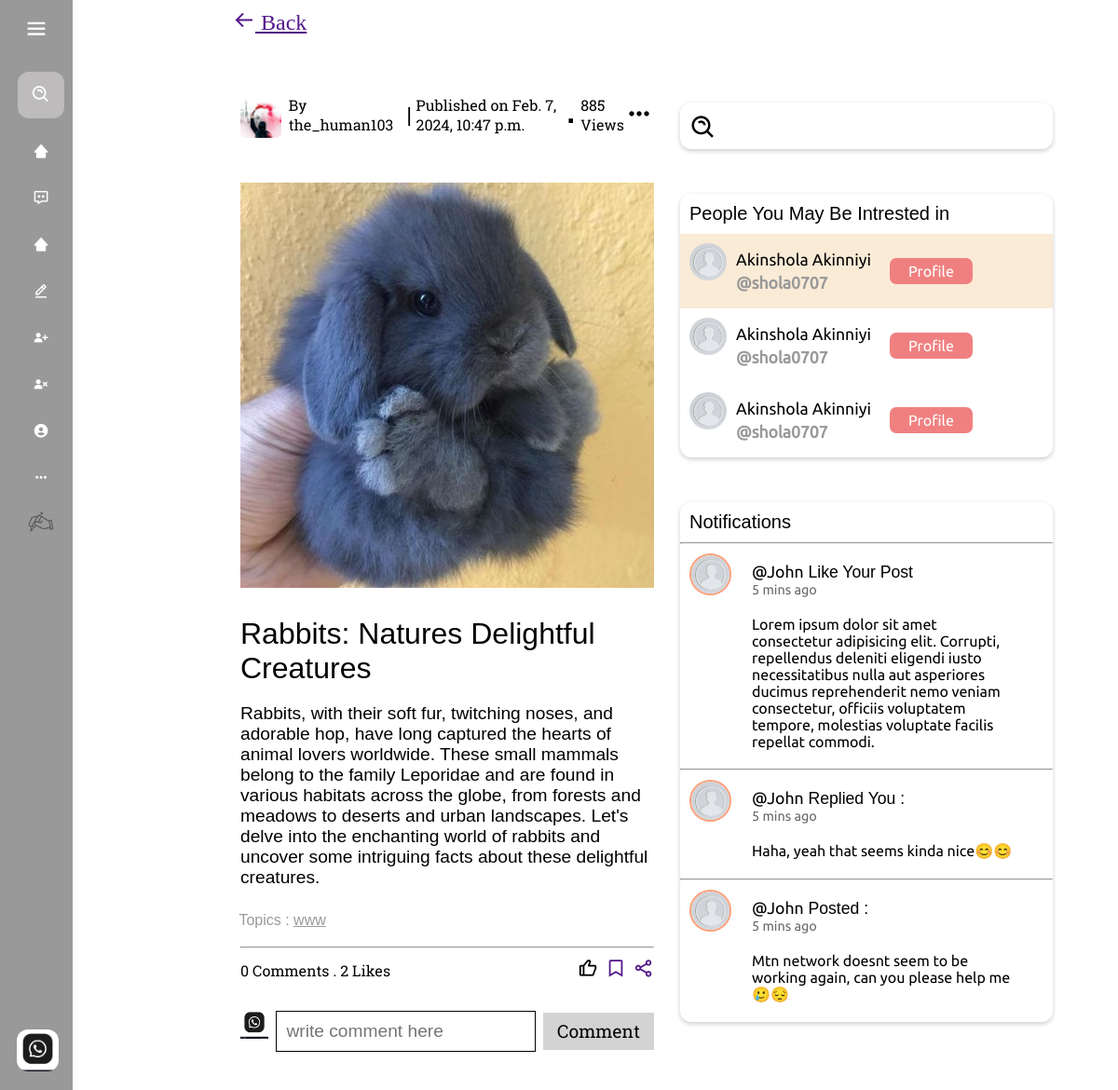
The page /post_details/02fdaa45-619b-4e4e-aeef-2af703603868 (signed in) on the database its author committed.
### blog/models.py (models this page shows, shortened)
class Profile(models.Model):
    user = models.OneToOneField(User, on_delete=models.CASCADE)
    bio = models.TextField(null=True, blank=True)
    dob = models.DateField(null=True, blank=True)
    profile_img =  models.ImageField( upload_to='profile_images', default='default.jpg')
    location = models.CharField(null=True, blank=True, max_length=100)
    website = models.CharField(null=True, blank=True,max_length=100)
    followers = models.ManyToManyField('self', symmetrical=False, related_name='following')
    def __str__(self):
        return self.user.username

class Post(models.Model):
    id = models.UUIDField(primary_key = True, default = uuid.uuid4)
    user = models.ForeignKey(Profile, on_delete= models.SET_NULL, null= True)
    image = models.ImageField(upload_to='post_images', default=None, null=True, blank=True)
    topic = models.CharField(max_length=100, null = True, blank=True)
    caption = models.TextField()
    category = models.ManyToManyField(category, related_name='cats', blank=True)
    created = models.DateTimeField(default = datetime.now)
    likes = models.ManyToManyField(Profile, related_name='likes', blank=True)

class category(models.Model):
    category = models.CharField(max_length=200)

### blog/views.py (the view)
# urls.py: path("post_details/<str:pk>", views.post_details, name="post_details"),
@login_required(login_url="signin-page")
def post_details(request, pk):
    d_user = User.objects.get(username=request.user)
    user_profile = Profile.objects.get(user=d_user)
    c_user_profile = Profile.objects.get(user=d_user)
    post = Post.objects.get(id=pk)
    post_messages = post.message_set.all()
    if request.method == "POST":
        Message.objects.create(
            muser=user_profile, mpost=post, message_body=request.POST.get("messagebody")
        ).save()
        return redirect("post_details", pk=post.id)
    context = {
        "postdet": post,
        "c_user_profile": c_user_profile,
        "post_messages": post_messages,
    }
    return render(request, "postpage.html", context)

### templates/postpage.html (shortened to what this page needs)
{% load static %}
<!DOCTYPE html>
<html lang="en">
  <head>
    <link
      href="https://unpkg.com/boxicons@2.1.4/css/boxicons.min.css"
      rel="stylesheet"
    />
  </head>
  <body>
    <div style="display: flex; width: 95%">
      <div style="z-index: 999">{% include 'navbar.html' %}</div>
      <div class="post_page_Sep">
        <a href="{{request.META.HTTP_REFERER}}" class="back">
          <i class="bx bx-arrow-back"></i>
          Back
        </a>
        <div class="postpagemain">
          <div class="about_post">
            <div class="post_inner">
              <a class="person_details" href="#">
                <div class="person_details_image">
                  <img src="{{ postdet.user.profile_img.url }}" alt="" />
                </div>
                <p class="person_details_name">By {{ postdet.user }}</p>
                <span style="font-size: 1.5rem">|</span>
              </a>
              <div class="other_about_post">
                <p>Published on {{ postdet.created }}</p>
              </div>
              <span style="font-size: 3rem; margin-top: -20px">.</span>
              <div class="views">885 Views</div>
            </div>
            <div class="otheroptions">
              <i class="bx bx-dots-horizontal-rounded"></i>
            </div>
          </div>
          <div>
            <div
              style="
                font-family: sans-serif;
                display: flex;
                flex-direction: column;
                gap: 0.7rem;
              "
            >
              {% if postdet.image %}
              <div
                style="
                  padding: 0.5rem;
                  width: 100%;
                  height: 100%;
                  overflow: hidden;
                "
              >
                <img width="100%" src="{{ postdet.image.url }}" alt="" />
              </div>
              {% endif %}
              <p
                style="
                  font-size: 2rem;
                  padding: 0.5rem;
                  padding-bottom: 0;
                  font-family: sans-serif;
                "
              >
                {{ postdet.topic }}
              </p>
              <p
                style="
                  font-family: sans-serif;
                  font-size: 1.2rem;
                  padding: 0.5rem;
                "
              >
                {{ postdet.caption }}
              </p>
              <p
                style="
                  font-family: sans-serif;
                  font-size: 1rem;
                  color: #999;
                  padding: 0.4rem;
                  padding-bottom: 0rem;
                "
              >
                Topics : {% for catsp in postdet.category.all %}
                <a style="color: #999" href="/search?q={{catsp.category}}&type=category">
                  {{catsp.category}}
                </a>
                {% if not forloop.last %} . {% endif %} {% endfor %}
              </p>
              <div style="padding: 0.5rem">
                <hr />
                <div
                  style="
                    margin-top: 10px;
                    display: flex;
                    align-items: center;
                    justify-content: space-between;
                  "
                >
                  <div style="font-family: rs">
                    {{post_messages.count}} Comments . {{ postdet.likes.count }}
                    Likes
                  </div>
                  <div
                    style="
                      display: flex;
                      align-items: center;
                      gap: 0.5rem;
                      font-size: 22px;
                    "
                  >
                    {% if c_user_profile in dposts.likes.all %}
                    <a style="color: black;" href="/like_post?post_id={{postdet.id}}"
                      ><i class="bx bx-like liked"></i
                    ></a>
                    {% else %}
                    <a style="color: black;" href="/like_post?post_id={{postdet.id}}"
                      ><i class="bx bx-like"></i
                    ></a>
                    {% endif %}
                    <a href=""><i class="bx bx-bookmark"></i></a>
                    <a href=""><i class="bx bx-share-alt"></i></a>
                  </div>
                </div>
              </div>
              <div
                style="display: flex; flex-direction: column; padding: 0.5rem"
                class="comment_section"
              >
                <form
                  style="
                    display: flex;
                    align-items: center;
                    justify-content: space-between;
                    gap: 0.5rem;
                  "
                  action=""
                  method="post"
                >
                  <div
                    style="
                      width: 50px;
                      height: 50px;
                      overflow: hidden;
                    "
                  >
                    <img
                      width="100%"
                      src="{{ c_user_profile.profile_img.url }}"
                      alt=""
                    />
                  </div>
                  <input
                    style="
                      width: 100%;
                      height: 100%;
                      padding: 10px;
                      font-size: 1.2rem;
                      border-radius: none;
                      outline: none;
                      border: 1px solid black;
                    "
                    name="messagebody"
                    placeholder="write comment here"
                    type="text"
                  />
                  <button
                    type="submit"
                    style="
                      outline: none;
                      padding: 4px 15px;
                      width: 130px;
                      height: 40px;
                      font-size: 1.2rem;
                      background-color: lightgrey;
                      color: black;
                      border-radius: none;
                      border: none;
                      font-family: rs;
                    "
                  >
                    Comment
                  </button>
                </form>
                <div
                  style="
                    padding: 10px;
                    display: flex;
                    flex-direction: column;
                    gap: 2rem;
                  "
                >
                </div>
              </div>
            </div>
          </div>
        </div>
      </div>
      <div>{% include 'sidebar.html' %}</div>
    </div>
  </body>
</html>

### templates/navbar.html (shortened to what this page needs)
{% load static %}
<!DOCTYPE html>
<html lang="en">
  <head>
    <link
      href="https://unpkg.com/boxicons@2.1.4/css/boxicons.min.css"
      rel="stylesheet"
    />
    <link rel="stylesheet" href="{% static 'css/navbar.css' %}" />
  </head>
  <body>
    <nav class="sidebar">
      <div class="logo_content">
        <i class="bx bx-menu" id="btn"></i>
      </div>
      <ul class="nav_list">
        <li>
          <form action="">
            <i class="bx bx-search-alt sbfh"></i>
            <input type="search" placeholder="search..." name="" id="" />
          </form>
        </li>
        <li>
          <a href="/">
            <i class="bx bxs-home-alt-2"></i>
          </a>
        </li>
        <li>
          <a href="">
            <i class="bx bx-message-dots"></i>
          </a>
        </li>
        <li>
          <a href="">
            <i class="bx bxs-home-alt-2"></i>
          </a>
        </li>
        <li>
          <a href="">
            <i class="bx bx-edit-alt"></i>
          </a>
        </li>
        <li>
          <a href="/signup">
            <i class="bx bxs-user-plus"></i>
          </a>
        </li>
        <li>
          <a href="/logout">
            <i class='bx bxs-user-x' ></i>
          </a>
        </li>
        <li>
          <a href="/signin">
            <i class="bx bxs-user-circle"></i>
          </a>
        </li>
        <li>
          <a href="">
            <i class="bx bx-dots-horizontal-rounded"></i>
          </a>
        </li>
        <li>
          <a href="/post">
            <i style="    display: flex;
            align-items: center;
            justify-content: center;"><img style="width: 30px;" src="../static/img/hand_with_pen_50px.png" alt=""></i>
          </a>
        </li>
        <div class="profile_content">
          <div class="profile">
            <a
              href="/profile/{{request.user.username}}"
              class="profile_details"
            >
            {% if request.user.is_authenticated %}
            <img src="{{ c_user_profile.profile_img.url }}" alt="" />
            {% endif %}
            </a>
          </div>
        </div>
      </ul>
    </nav>
  </body>
</html>

### static/css/navbar.css (style rules this page uses)
* { margin: 0; padding: 0; box-sizing: border-box; }
body { position: relative; min-height: 100vh; width: 100%; }
.sidebar { font-family: Ubuntu ; position: fixed; top: 0; left: 0; height: 100%; width: 78px; background: #999; padding: 6px 14px; transition: .3s ease-in; }
.sidebar #btn { color: white; position: absolute; left: 50%; top: 6px; font-size: 28px; height: 50px; width: 50px; text-align: center; line-height: 50px; transform: translateX(-50%); }
.sidebar ul { margin-top: 20px; }
.sidebar ul li { list-style: none; position: relative; height: 50%; width: 100%; margin: 0 5px; line-height: 50px ; white-space:nowrap; }
.sidebar ul li:nth-child(1) { margin-bottom: 10px; }
.sbfh { position: absolute; z-index: 9991; top: 50%; left: 0; transform: translateY(-50%); font-size: 22px; color: #FFF; }
.sidebar ul li input { height: 50px; width: 100%; left: 0; top: 0; border-radius: 12px; outline: none; border: none; background: #bdbbbb; color: white; padding-left: 50px; font-size: 18px; }
.sidebar ul li a { color: white; display: flex; font-size: 1.1rem; align-items: center; text-decoration: none; transition: all .4s ease; border-radius: 12px; }
.sidebar ul li i { height: 50px; min-width: 50px; border-radius: 12px; line-height: 50px; text-align: center; }
.sidebar .profile_content { position: absolute; color: #FFF; padding: 10px; padding-bottom: 20px; bottom: 0; left: 0; margin-left: 8px; }
.profile .profile_details { text-decoration: none; color: #FFF; display: flex; align-items: center; }
.profile .profile_details img { height: 45px; width: 45px; object-fit: cover; border-radius: 12px; }

### static/css/sidebar.css (style rules this page uses)
* { padding: 0; margin: 0; }

### templates/postpage.html (style rules this page uses)
* { margin: 0; padding: 0; box-sizing: border-box; }
.post_page_Sep { display: flex; flex-direction: column; gap: 2rem; margin-left: 240px; }
.back { font-size: 1.5rem; font-family: barlow; padding: 10px; }
.postpagemain { padding: 10px; display: flex; flex-direction: column; gap: 2rem; }
.about_post { padding: 0.5rem; display: flex; align-items: center; justify-content: space-between; font-family: rs; }
.otheroptions { font-size: 2rem; }
.post_inner { display: flex; align-items: center; gap: 0.3rem; }
.person_details { display: flex; align-items: center; gap: 0.5rem; text-decoration: none; color: black; }
.person_details_image { width: 50px; height: 50px; overflow: hidden; border-radius: 5px; }
.person_details_image img { width: 100%; }

### rows shown on the page
Profile: profile_img (picture)
Post: user.profile_img (picture), user "the_human103", created "Feb. 7, 2024, 10:47 p.m.", image (picture), topic "Rabbits: Natures Delightful Creatures", caption "Rabbits, with their soft fur, twitching noses, and adorable hop, have long captured the hearts of animal lovers worldwide. These small mammals belong to the family Leporidae and are found in various habitats across the globe, from forests and meadows to deserts and urban landscapes. Let's delve into the enchanting world of rabbits and uncover some intriguing facts about these delightful creatures.", count "0", likes.count "2"
category: category "www"
